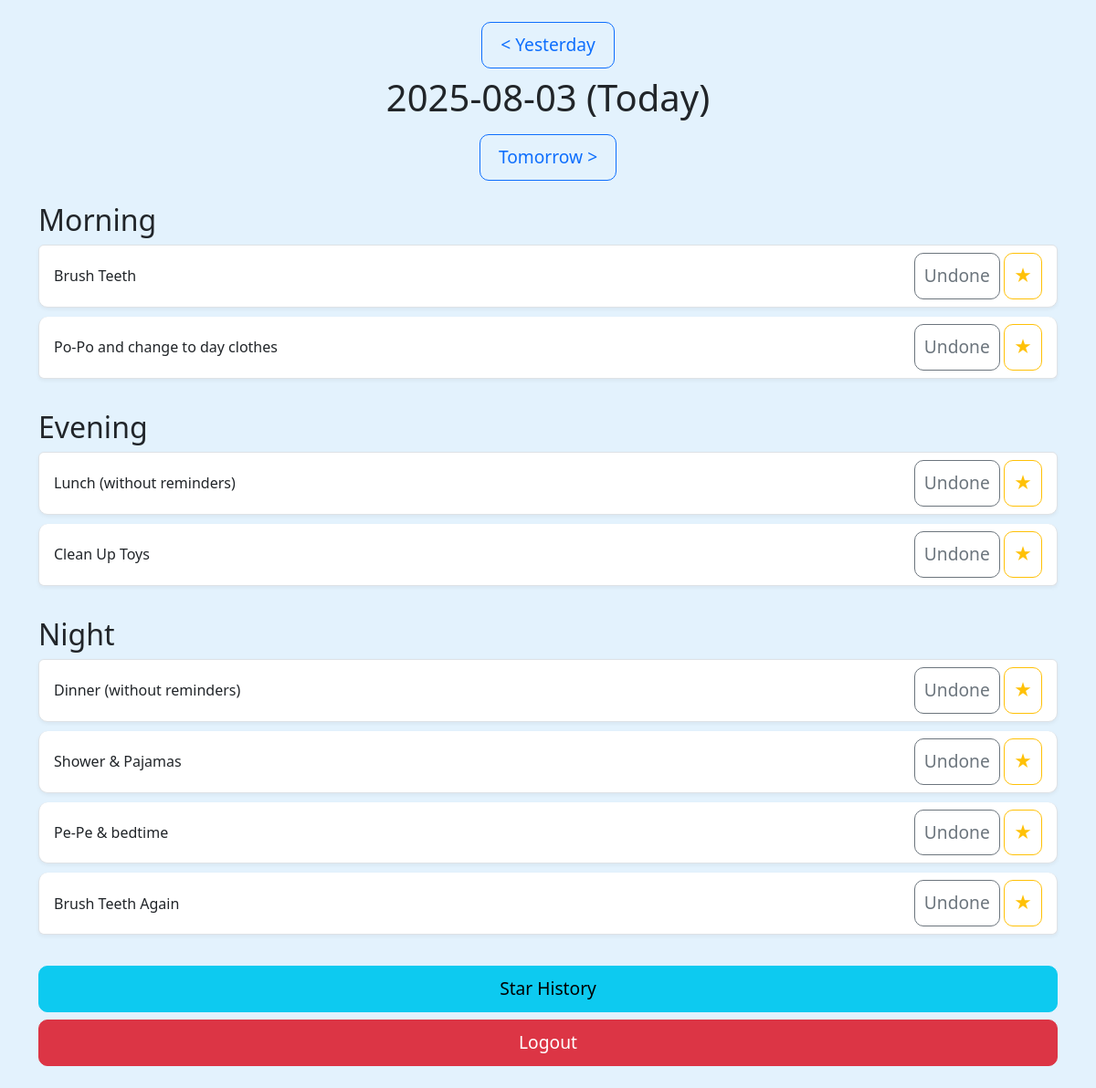
Screenshot of /home (signed in) with the database file from the repository.
### tables this page shows
CREATE TABLE task_templates (
                id INTEGER PRIMARY KEY AUTOINCREMENT,
                name TEXT NOT NULL,
                category TEXT NOT NULL  -- 'morning', 'evening', 'night'
            , order_num INTEGER DEFAULT 0);

CREATE TABLE task_instances (
                id INTEGER PRIMARY KEY AUTOINCREMENT,
                task_template_id INTEGER,
                user_id INTEGER,
                date TEXT NOT NULL,  -- YYYY-MM-DD
                done INTEGER DEFAULT 0,
                starred INTEGER DEFAULT 0,
                FOREIGN KEY(task_template_id) REFERENCES task_templates(id),
                FOREIGN KEY(user_id) REFERENCES users(id)
            );

### app.py (the view, shortened to what this page needs)
@app.route('/home', methods=['GET', 'POST'])
def home():
    if 'user_id' not in session:
        logger.debug("Access to /home denied: No user_id in session")
        return redirect(url_for('landing'))
    view_user_id = session.get('view_user_id')
    if not view_user_id and session['type'] == 'parent':
        logger.debug("Redirecting to /kids: No view_user_id for parent")
        return redirect(url_for('kids'))
    today_str = datetime.now().strftime('%Y-%m-%d')
    yesterday_str = (datetime.now() - timedelta(days=1)).strftime('%Y-%m-%d')
    tomorrow_str = (datetime.now() + timedelta(days=1)).strftime('%Y-%m-%d')
    date = request.args.get('date', today_str)
    try:
        date_obj = datetime.strptime(date, '%Y-%m-%d')
    except:
        date = today_str
        date_obj = datetime.now()
    prev_date = (date_obj - timedelta(days=1)).strftime('%Y-%m-%d')
    next_date = (date_obj + timedelta(days=1)).strftime('%Y-%m-%d')
    current_display = date + ' (Today)' if date == today_str else date
    prev_display = '&lt; Yesterday' if prev_date == yesterday_str else '&lt; ' + prev_date
    next_display = 'Tomorrow &gt;' if next_date == tomorrow_str else next_date + ' &gt;'
    is_parent = session['type'] == 'parent'
    is_kid = session['type'] == 'kid'
    is_editable = True
    if is_kid:
        is_editable = date in [today_str, yesterday_str]
    with get_db() as db:
        templates = db.execute('SELECT * FROM task_templates ORDER BY category').fetchall()
        if not templates:
            logger.debug("No task templates found in database")
            return render_template('home.html', date=date, prev_date=prev_date, next_date=next_date,
                                   current_display=current_display, prev_display=prev_display, next_display=next_display,
                                   categories={}, is_parent=is_parent, is_editable=is_editable, no_data=True)
    categories = {'morning': [], 'evening': [], 'night': []}
    for t in templates:
        instance = get_or_create_task_instance(t['id'], view_user_id, date)
        categories[t['category']].append({
            'template': t,
            'instance': instance
        })
    return render_template('home.html', date=date, prev_date=prev_date, next_date=next_date,
                          current_display=current_display, prev_display=prev_display, next_display=next_display,
                           categories=categories, is_parent=is_parent, is_editable=is_editable, no_data=False)

### app.py (called while the page is built)
def get_db():
    conn = sqlite3.connect('home.db')
    conn.row_factory = sqlite3.Row
    return conn

def get_or_create_task_instance(task_id, user_id, date):
    with get_db() as db:
        instance = db.execute('SELECT * FROM task_instances WHERE task_template_id = ? AND user_id = ? AND date = ?',
                              (task_id, user_id, date)).fetchone()
        if not instance:
            db.execute('INSERT INTO task_instances (task_template_id, user_id, date) VALUES (?, ?, ?)',
                       (task_id, user_id, date))
            db.commit()
            instance = db.execute('SELECT * FROM task_instances WHERE task_template_id = ? AND user_id = ? AND date = ?',
                                  (task_id, user_id, date)).fetchone()
        return instance

### templates/home.html (shortened to what this page needs)
{% extends 'base.html' %}
{% block content %}
{% if no_data %}
<div class="alert alert-warning text-center">
    <h4>No tasks available. Please ensure users and tasks are set up in the database.</h4>
    <a href="{{ url_for('landing') }}" class="btn btn-primary mt-3">Add Users</a>
</div>
{% else %}
<div class="d-flex flex-column align-items-center mb-4">
    <a href="{{ url_for('home', date=prev_date) }}" class="btn btn-outline-primary btn-lg arrow-btn mb-2">{{ prev_display | safe }}</a>
    <h1 class="text-center">{{ current_display }}</h1>
    <a href="{{ url_for('home', date=next_date) }}" class="btn btn-outline-primary btn-lg arrow-btn mt-2">{{ next_display | safe }}</a>
</div>
{% for cat, tasks in categories.items() %}
<h2 class="mt-4">{{ cat.capitalize() }}</h2>
<ul class="list-group">
    {% for task in tasks %}
    <li class="list-group-item d-flex justify-content-between align-items-center">
        <span>{{ task.template.name }}</span>
        <div>
            <form method="POST" style="display:inline;">
                <button type="submit" class="btn btn-sm {{ 'btn-success' if task.instance.done else 'btn-outline-secondary' }}" {{ 'disabled' if not is_editable }}>
                    {{ 'Done' if task.instance.done else 'Undone' }}
                </button>
            </form>
            {% if is_parent %}
            <form method="POST" style="display:inline;">
                <input type="hidden" name="action" value="toggle_star">
                <input type="hidden" name="instance_id" value="{{ task.instance.id }}">
                <button type="submit" class="btn btn-sm {{ 'btn-warning' if task.instance.starred else 'btn-outline-warning' }}">
                    ★
                </button>
            </form>
            {% else %}
            <span class="btn btn-sm {{ 'btn-warning' if task.instance.starred else 'btn-outline-warning' }}" style="pointer-events: none;">
                ★
            </span>
            {% endif %}
        </div>
    </li>
    {% endfor %}
</ul>
{% endfor %}
<a href="{{ url_for('history') }}" class="btn btn-info btn-lg w-100 mt-4">Star History</a>
{% endif %}
<a href="{{ url_for('logout') }}" class="btn btn-danger btn-lg w-100 mt-2">Logout</a>
{% endblock %}

### templates/base.html (shortened to what this page needs)
<!DOCTYPE html>
<html lang="en">
<head>
    <link href="https://cdn.jsdelivr.net/npm/bootstrap@5.3.0/dist/css/bootstrap.min.css" rel="stylesheet">
    <link rel="stylesheet" href="{{ url_for('static', filename='style.css') }}">
</head>
<body class="bg-light-blue">
    <div class="container py-4">
        {% block content %}{% endblock %}
    </div>
</body>
</html>

### static/style.css (style rules this page uses)
body.bg-light-blue { background-color: #E3F2FD; }
.btn { border-radius: 10px; font-size: 1.2rem; padding: 10px; }
.list-group-item { border-radius: 10px; margin-bottom: 10px; box-shadow: 0 2px 4px rgba(0,0,0,0.05); }
.arrow-btn { width: auto; padding: 10px 20px; }

### rows the page displays
task_templates: template.name "Brush Teeth"
task_instances: done "Undone"
task_templates: template.name "Po-Po and change to day clothes"
task_instances: done "Undone"
task_templates: template.name "Lunch (without reminders)"
task_instances: done "Undone"
task_templates: template.name "Clean Up Toys"
task_instances: done "Undone"
task_templates: template.name "Dinner (without reminders)"
task_instances: done "Undone"
task_templates: template.name "Shower & Pajamas"
task_instances: done "Undone"
task_templates: template.name "Pe-Pe & bedtime"
task_instances: done "Undone"
task_templates: template.name "Brush Teeth Again"
task_instances: done "Undone"

### other values shown
{{ prev_display | safe }} "< Yesterday"
{{ next_display | safe }} "Tomorrow >"
{{ cat.capitalize() }} "Morning" "Evening" "Night"
